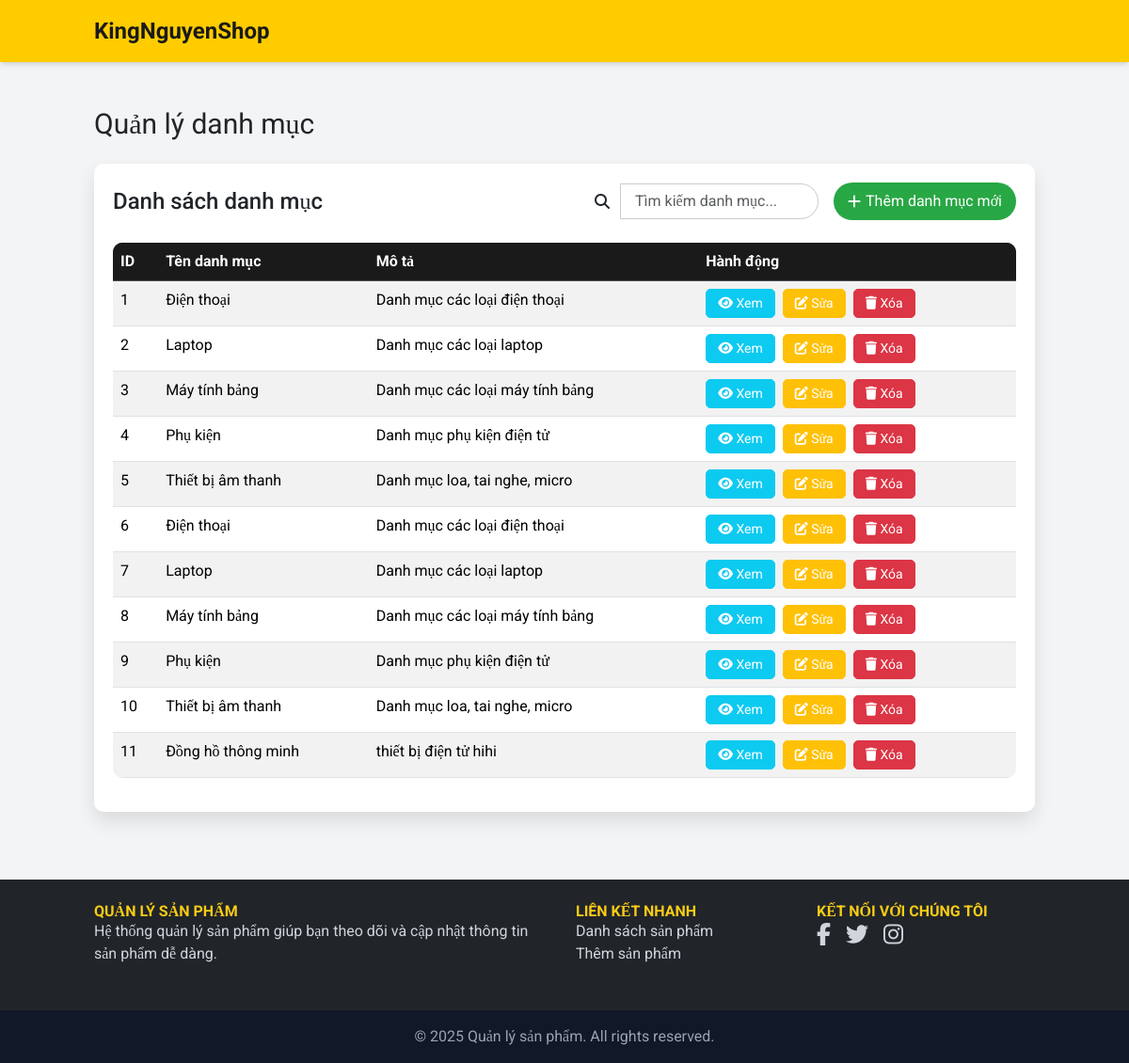
The page /Category on the database its author committed.
### tables this page shows
CREATE TABLE IF NOT EXISTS `category` (
  `id` int NOT NULL AUTO_INCREMENT,
  `name` varchar(100) NOT NULL,
  `description` text,
  PRIMARY KEY (`id`)
);

### app/controllers/CategoryController.php (called while the page is built, shortened)
<?php
require_once 'app/config/database.php';
require_once 'app/models/CategoryModel.php';
class CategoryController
{
    private $categoryModel;
    public function __construct()
    {
        $this->db = (new Database())->getConnection();
        $this->categoryModel = new CategoryModel($this->db);
    }
    public function index()
    {
        $categories = $this->categoryModel->getCategories();
        include 'app/views/category/list.php';
    }
}
?>

### index.php (called while the page is built, shortened)
<?php
$url = $_GET['url'] ?? '';
$url = rtrim($url, '/');
$url = filter_var($url, FILTER_SANITIZE_URL);
$url = explode('/', $url);
$action = isset($url[1]) && $url[1] != '' ? $url[1] : 'index';
$controller = new $controllerName();
call_user_func_array([$controller, $action], array_slice($url, 2));

### app/config/database.php (called while the page is built, shortened)
<?php
class Database {
    private $host = "localhost";
    private $db_name = "my_store";
    private $username = "root";
    private $password = "";
    public function getConnection() {
        $this->conn = null;
        try {
            $this->conn = new PDO("mysql:host=" . $this->host . ";dbname=" . $this->db_name,
                                  $this->username,
                                  $this->password);
            $this->conn->exec("set names utf8");
        } catch(PDOException $exception) {
            echo "Connection error: " . $exception->getMessage();
        }
        return $this->conn;
    }
}

### app/models/CategoryModel.php (called while the page is built, shortened)
<?php
class CategoryModel
{
    private $conn;
    private $table_name = "category";
    public function __construct($db)
    {
        $this->conn = $db;
    }
    public function getCategories()
    {
        $query = "SELECT id, name, description FROM " . $this->table_name;
        $stmt = $this->conn->prepare($query);
        $stmt->execute();
        $result = $stmt->fetchAll(PDO::FETCH_OBJ);
        return $result;
    }
}
?>

### app/views/category/list.php (the view, shortened to what this page needs)
<!DOCTYPE html>
<html lang="vi">
<head>
    <link href="https://cdn.jsdelivr.net/npm/bootstrap@5.3.3/dist/css/bootstrap.min.css" rel="stylesheet">
    <script src="https://cdn.tailwindcss.com"></script>
    <link href="https://cdnjs.cloudflare.com/ajax/libs/font-awesome/6.5.1/css/all.min.css" rel="stylesheet">
    <link href="https://unpkg.com/aos@2.3.1/dist/aos.css" rel="stylesheet">
</head>
<body class="bg-gray-100 font-['Roboto']">
    <header class="navbar navbar-expand-lg navbar-light shadow-md">
        <div class="container">
            <a class="navbar-brand" href="/webbanhang/Product/">KingNguyenShop</a>
        </div>
    </header>
    <div class="container py-5">
        <div class="row">
            <div class="col-12">
                <h1 class="text-3xl font-weight-bold text-dark mb-4" data-aos="fade-down">Quản lý danh mục</h1>
            </div>
        </div>
        <div class="table-container" data-aos="fade-up">
            <div class="d-flex justify-content-between align-items-center mb-4 flex-wrap gap-3">
                <h2 class="h4 mb-0 text-dark font-weight-bold">Danh sách danh mục</h2>
                <div class="d-flex align-items-center gap-3">
                    <div class="input-group" style="max-width: 250px;">
                        <span class="input-group-text bg-white border-0" style="border-top-left-radius: 20px; border-bottom-left-radius: 20px;">
                            <i class="fas fa-search"></i>
                        </span>
                        <input type="text" class="form-control search-input" placeholder="Tìm kiếm danh mục..." id="searchCategory">
                    </div>
                    <a href="#" class="add-category-btn" data-bs-toggle="modal" data-bs-target="#categoryModal" onclick="resetModal('add')">
                        <i class="fas fa-plus"></i> Thêm danh mục mới
                    </a>
                </div>
            </div>
            <?php if (!empty($categories)): ?>
                <table class="table table-striped table-hover">
                    <thead class="table-dark">
                        <tr>
                            <th>ID</th>
                            <th>Tên danh mục</th>
                            <th>Mô tả</th>
                            <th>Hành động</th>
                        </tr>
                    </thead>
                    <tbody id="categoryTableBody">
                        <?php foreach ($categories as $category): ?>
                            <tr class="category-row">
                                <td><?php echo htmlspecialchars($category->id); ?></td>
                                <td><?php echo htmlspecialchars($category->name); ?></td>
                                <td><?php echo htmlspecialchars($category->description); ?></td>
                                <td>
                                    <div class="d-flex gap-2">
                                        <a href="/webbanhang/Category/show/<?php echo $category->id; ?>"
                                           class="btn btn-info btn-action text-white">
                                            <i class="fas fa-eye"></i> Xem
                                        </a>
                                        <button class="btn btn-warning btn-action text-white"
                                                data-bs-toggle="modal" data-bs-target="#categoryModal"
                                                onclick="loadCategory(<?php echo $category->id; ?>, '<?php echo htmlspecialchars($category->name); ?>', '<?php echo htmlspecialchars($category->description); ?>')">
                                            <i class="fas fa-edit"></i> Sửa
                                        </button>
                                        <a href="/webbanhang/Category/delete/<?php echo $category->id; ?>"
                                           class="btn btn-danger btn-action delete-btn">
                                            <i class="fas fa-trash"></i> Xóa
                                        </a>
                                    </div>
                                </td>
                            </tr>
                        <?php endforeach; ?>
                    </tbody>
                </table>
            <?php else: ?>
                <div class="alert alert-info text-center rounded-lg shadow-sm">
                    Chưa có danh mục nào được thêm.
                </div>
            <?php endif; ?>
        </div>
    </div>
<?php include 'app/views/shares/footer.php'; ?>
</body>
</html>

### app/views/shares/footer.php (shortened to what this page needs)
    <footer class="bg-dark text-white mt-6" data-aos="fade-up">
        <div class="container py-6">
            <div class="row">
                <div class="col-lg-6 col-md-12 mb-4">
                    <h5 class="text-uppercase font-bold text-yellow-400">Quản lý sản phẩm</h5>
                    <p class="text-gray-300">
                        Hệ thống quản lý sản phẩm giúp bạn theo dõi và cập nhật thông tin sản phẩm dễ dàng.
                    </p>
                </div>
                <div class="col-lg-3 col-md-6 mb-4">
                    <h5 class="text-uppercase font-bold text-yellow-400">Liên kết nhanh</h5>
                    <ul class="list-unstyled">
                        <li><a href="/webbanhang/Product/" class="text-gray-300 hover:text-yellow-400 transition">Danh sách sản phẩm</a></li>
                        <li><a href="/webbanhang/Product/add" class="text-gray-300 hover:text-yellow-400 transition">Thêm sản phẩm</a></li>
                    </ul>
                </div>
                <div class="col-lg-3 col-md-6 mb-4">
                    <h5 class="text-uppercase font-bold text-yellow-400">Kết nối với chúng tôi</h5>
                    <div class="flex space-x-4">
                        <a href="#" class="text-gray-300 hover:text-yellow-400 transition text-2xl">
                            <i class="fab fa-facebook-f"></i>
                        </a>
                        <a href="#" class="text-gray-300 hover:text-yellow-400 transition text-2xl">
                            <i class="fab fa-twitter"></i>
                        </a>
                        <a href="#" class="text-gray-300 hover:text-yellow-400 transition text-2xl">
                            <i class="fab fa-instagram"></i>
                        </a>
                    </div>
                </div>
            </div>
        </div>
        <div class="text-center py-3 bg-gray-900">
            <p class="text-gray-400 mb-0">© 2025 Quản lý sản phẩm. All rights reserved.</p>
        </div>
    </footer>
</body>
</html>

### app/views/category/list.php (style rules this page uses)
.navbar { background-color: #ffcc00; transition: all 0.3s ease; padding: 10px 0; }
.navbar-brand { font-weight: bold; font-size: 1.5rem; color: #1a1a1a !important; }
.table-container { background-color: #fff; border-radius: 10px; box-shadow: 0 10px 20px rgba(0, 0, 0, 0.1); padding: 20px; transition: transform 0.3s ease; }
.btn-action { border-radius: 5px; padding: 0.25rem 0.75rem; font-size: 0.875rem; transition: transform 0.3s ease; }
.add-category-btn { background-color: #28a745; color: white; border-radius: 20px; padding: 8px 15px; transition: all 0.3s ease; text-decoration: none; display: flex; align-items: center; gap: 5px; }
.table { border-radius: 10px; overflow: hidden; }
.table-dark { background-color: #1a1a1a; --bs-table-bg: #1a1a1a; }
.search-input { border-radius: 20px; border: 1px solid #ccc; padding-left: 15px; transition: border-color 0.3s ease; }

### rows shown on the page
category: id "1", name "Điện thoại", description "Danh mục các loại điện thoại"
category: id "2", name "Laptop", description "Danh mục các loại laptop"
category: id "3", name "Máy tính bảng", description "Danh mục các loại máy tính bảng"
category: id "4", name "Phụ kiện", description "Danh mục phụ kiện điện tử"
category: id "5", name "Thiết bị âm thanh", description "Danh mục loa, tai nghe, micro"
category: id "6", name "Điện thoại", description "Danh mục các loại điện thoại"
category: id "7", name "Laptop", description "Danh mục các loại laptop"
category: id "8", name "Máy tính bảng", description "Danh mục các loại máy tính bảng"
category: id "9", name "Phụ kiện", description "Danh mục phụ kiện điện tử"
category: id "10", name "Thiết bị âm thanh", description "Danh mục loa, tai nghe, micro"
category: id "11", name "Đồng hồ thông minh", description "thiết bị điện tử hihi"
